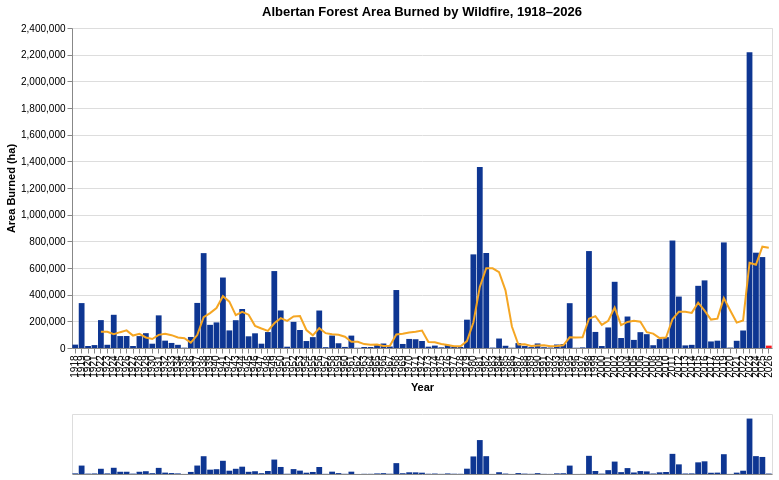

Write notebook code for a chart like this one.
### Markdown cell above
## 1. Alberta: Area Burned by Wildfire, 1918–present

Bar height is total hectares burned each year (the current season is year-to-date, not final); the orange line is the trailing 5-year average. The most recent year is highlighted in red.

### Code cell
charts.ab_chart(df_ab_yearly)

### Figure 1 — Vega-Lite specification as saved in the notebook (floating-point values rounded to 4 significant figures)
{"config": {"view": {"continuousWidth": 300, "continuousHeight": 300}}, "vconcat": [{"layer": [{"mark": {"type": "bar"}, "encoding": {"color": {"condition": {"test": "(datum.Year === 2026)", "value": "#fc1920"}, "value": "#0e3692"}, "tooltip": [{"field": "Year", "type": "ordinal"}, {"field": "Area", "format": ",.0f", "title": "Area (ha)", "type": "quantitative"}], "x": {"field": "Year", "scale": {"domain": {"param": "param_c97a99acfc68b794"}}, "title": "Year", "type": "ordinal"}, "y": {"axis": {"format": ",.0f"}, "field": "Area", "title": "Area Burned (ha)", "type": "quantitative"}}}, {"mark": {"type": "line", "color": "#f5a623", "strokeWidth": 2}, "encoding": {"x": {"field": "Year", "scale": {"domain": {"param": "param_c97a99acfc68b794"}}, "type": "ordinal"}, "y": {"field": "avg_5yr", "type": "quantitative"}}}], "height": 320, "title": "Albertan Forest Area Burned by Wildfire, 1918–2026", "width": 700}, {"mark": {"type": "bar", "color": "#0e3692"}, "encoding": {"x": {"axis": {"labels": false, "ticks": false}, "field": "Year", "title": null, "type": "ordinal"}, "y": {"axis": null, "field": "Area", "title": null, "type": "quantitative"}}, "height": 60, "name": "view_8a7455658e34fae7_1", "width": 700}], "data": {"name": "data-7d21e15baa99b5b024c1d5a8fb38886a"}, "params": [{"name": "param_c97a99acfc68b794", "select": {"type": "interval", "encodings": ["x"]}, "views": ["view_8a7455658e34fae7_1"]}], "$schema": "https://vega.github.io/schema/vega-lite/v6.4.1.json", "datasets": {"data-7d21e15baa99b5b024c1d5a8fb38886a": [{"Year": 1918, "Area": 25270.0, "avg_5yr": null}, {"Year": 1919, "Area": 336800.0, "avg_5yr": null}, {"Year": 1920, "Area": 15080.0, "avg_5yr": null}, {"Year": 1921, "Area": 21870.0, "avg_5yr": null}, {"Year": 1922, "Area": 209200.0, "avg_5yr": 121600.0}, {"Year": 1923, "Area": 24150.0, "avg_5yr": 121400.0}, {"Year": 1924, "Area": 249100.0, "avg_5yr": 103900.0}, {"Year": 1925, "Area": 89500.0, "avg_5yr": 118800.0}, {"Year": 1926, "Area": 89960.0, "avg_5yr": 132400.0}, {"Year": 1927, "Area": 14970.0, "avg_5yr": 93530.0}, {"Year": 1928, "Area": 89320.0, "avg_5yr": 106600.0}, {"Year": 1929, "Area": 111200.0, "avg_5yr": 79000.0}, {"Year": 1930, "Area": 32180.0, "avg_5yr": 67530.0}, {"Year": 1931, "Area": 244800.0, "avg_5yr": 98500.0}, {"Year": 1932, "Area": 55090.0, "avg_5yr": 106500.0}, {"Year": 1933, "Area": 37950.0, "avg_5yr": 96240.0}, {"Year": 1934, "Area": 23820.0, "avg_5yr": 78770.0}, {"Year": 1935, "Area": 2557.0, "avg_5yr": 72840.0}, {"Year": 1936, "Area": 82740.0, "avg_5yr": 40430.0}, {"Year": 1937, "Area": 338000.0, "avg_5yr": 97020.0}, {"Year": 1938, "Area": 711600.0, "avg_5yr": 231800.0}, {"Year": 1939, "Area": 173700.0, "avg_5yr": 261700.0}, {"Year": 1940, "Area": 191900.0, "avg_5yr": 299600.0}, {"Year": 1941, "Area": 528500.0, "avg_5yr": 388800.0}, {"Year": 1942, "Area": 131900.0, "avg_5yr": 347500.0}, {"Year": 1943, "Area": 208500.0, "avg_5yr": 246900.0}, {"Year": 1944, "Area": 292500.0, "avg_5yr": 270700.0}, {"Year": 1945, "Area": 87710.0, "avg_5yr": 249800.0}, {"Year": 1946, "Area": 110200.0, "avg_5yr": 166100.0}, {"Year": 1947, "Area": 32400.0, "avg_5yr": 146200.0}, {"Year": 1948, "Area": 119600.0, "avg_5yr": 128500.0}, {"Year": 1949, "Area": 577000.0, "avg_5yr": 185400.0}, {"Year": 1950, "Area": 281400.0, "avg_5yr": 224100.0}, {"Year": 1951, "Area": 9659.0, "avg_5yr": 204000.0}, {"Year": 1952, "Area": 196000.0, "avg_5yr": 236700.0}, {"Year": 1953, "Area": 135200.0, "avg_5yr": 239900.0}, {"Year": 1954, "Area": 52160.0, "avg_5yr": 134900.0}, {"Year": 1955, "Area": 81460.0, "avg_5yr": 94900.0}, {"Year": 1956, "Area": 281100.0, "avg_5yr": 149200.0}, {"Year": 1957, "Area": 6267.0, "avg_5yr": 111200.0}, {"Year": 1958, "Area": 93480.0, "avg_5yr": 102900.0}, {"Year": 1959, "Area": 35600.0, "avg_5yr": 99570.0}, {"Year": 1960, "Area": 8078.0, "avg_5yr": 84900.0}, {"Year": 1961, "Area": 92970.0, "avg_5yr": 47280.0}, {"Year": 1962, "Area": 1750.0, "avg_5yr": 46370.0}, {"Year": 1963, "Area": 7622.0, "avg_5yr": 29200.0}, {"Year": 1964, "Area": 7577.0, "avg_5yr": 23600.0}, {"Year": 1965, "Area": 23090.0, "avg_5yr": 26600.0}, {"Year": 1966, "Area": 33590.0, "avg_5yr": 14730.0}, {"Year": 1967, "Area": 10990.0, "avg_5yr": 16570.0}, {"Year": 1968, "Area": 434700.0, "avg_5yr": 102000.0}, {"Year": 1969, "Area": 30330.0, "avg_5yr": 106500.0}, {"Year": 1970, "Area": 67980.0, "avg_5yr": 115500.0}, {"Year": 1971, "Area": 65680.0, "avg_5yr": 121900.0}, {"Year": 1972, "Area": 52680.0, "avg_5yr": 130300.0}, {"Year": 1973, "Area": 10020.0, "avg_5yr": 45340.0}, {"Year": 1974, "Area": 17930.0, "avg_5yr": 42860.0}, {"Year": 1975, "Area": 5377.0, "avg_5yr": 30340.0}, {"Year": 1976, "Area": 22840.0, "avg_5yr": 21770.0}, {"Year": 1977, "Area": 10650.0, "avg_5yr": 13360.0}, {"Year": 1978, "Area": 7880.0, "avg_5yr": 12940.0}, {"Year": 1979, "Area": 212400.0, "avg_5yr": 51840.0}, {"Year": 1980, "Area": 702200.0, "avg_5yr": 191200.0}, {"Year": 1981, "Area": 1357000.0, "avg_5yr": 458100.0}, {"Year": 1982, "Area": 712700.0, "avg_5yr": 598500.0}, {"Year": 1983, "Area": 3163.0, "avg_5yr": 597500.0}, {"Year": 1984, "Area": 71000.0, "avg_5yr": 569300.0}, {"Year": 1985, "Area": 16840.0, "avg_5yr": 432200.0}, {"Year": 1986, "Area": 2288.0, "avg_5yr": 161200.0}, {"Year": 1987, "Area": 36770.0, "avg_5yr": 26010.0}, {"Year": 1988, "Area": 14680.0, "avg_5yr": 28320.0}, {"Year": 1989, "Area": 6908.0, "avg_5yr": 15500.0}, {"Year": 1990, "Area": 34040.0, "avg_5yr": 18940.0}, {"Year": 1991, "Area": 6205.0, "avg_5yr": 19720.0}, {"Year": 1992, "Area": 3545.0, "avg_5yr": 13080.0}, {"Year": 1993, "Area": 26060.0, "avg_5yr": 15350.0}, {"Year": 1994, "Area": 29570.0, "avg_5yr": 19890.0}, {"Year": 1995, "Area": 336100.0, "avg_5yr": 80310.0}, {"Year": 1996, "Area": 1961.0, "avg_5yr": 79460.0}, {"Year": 1997, "Area": 4725.0, "avg_5yr": 79690.0}, {"Year": 1998, "Area": 727000.0, "avg_5yr": 219900.0}, {"Year": 1999, "Area": 120500.0, "avg_5yr": 238100.0}, {"Year": 2000, "Area": 14740.0, "avg_5yr": 173800.0}, {"Year": 2001, "Area": 154100.0, "avg_5yr": 204200.0}, {"Year": 2002, "Area": 496500.0, "avg_5yr": 302600.0}, {"Year": 2003, "Area": 74870.0, "avg_5yr": 172200.0}, {"Year": 2004, "Area": 236100.0, "avg_5yr": 195300.0}, {"Year": 2005, "Area": 60760.0, "avg_5yr": 204500.0}, {"Year": 2006, "Area": 118800.0, "avg_5yr": 197400.0}, {"Year": 2007, "Area": 103700.0, "avg_5yr": 118800.0}, {"Year": 2008, "Area": 20790.0, "avg_5yr": 108000.0}, {"Year": 2009, "Area": 66950.0, "avg_5yr": 74190.0}, {"Year": 2010, "Area": 81220.0, "avg_5yr": 78280.0}, {"Year": 2011, "Area": 806100.0, "avg_5yr": 215700.0}, {"Year": 2012, "Area": 385700.0, "avg_5yr": 272100.0}, {"Year": 2013, "Area": 19580.0, "avg_5yr": 271900.0}, {"Year": 2014, "Area": 23700.0, "avg_5yr": 263200.0}, {"Year": 2015, "Area": 466300.0, "avg_5yr": 340300.0}, {"Year": 2016, "Area": 507100.0, "avg_5yr": 280500.0}, {"Year": 2017, "Area": 49130.0, "avg_5yr": 213200.0}, {"Year": 2018, "Area": 54880.0, "avg_5yr": 220200.0}, {"Year": 2019, "Area": 791800.0, "avg_5yr": 373900.0}, {"Year": 2020, "Area": 3274.0, "avg_5yr": 281300.0}, {"Year": 2021, "Area": 54090.0, "avg_5yr": 190600.0}, {"Year": 2022, "Area": 131300.0, "avg_5yr": 207100.0}, {"Year": 2023, "Area": 2217000.0, "avg_5yr": 639600.0}, {"Year": 2024, "Area": 714900.0, "avg_5yr": 624200.0}, {"Year": 2025, "Area": 681900.0, "avg_5yr": 759900.0}, {"Year": 2026, "Area": 17780.0, "avg_5yr": 752600.0}]}}
